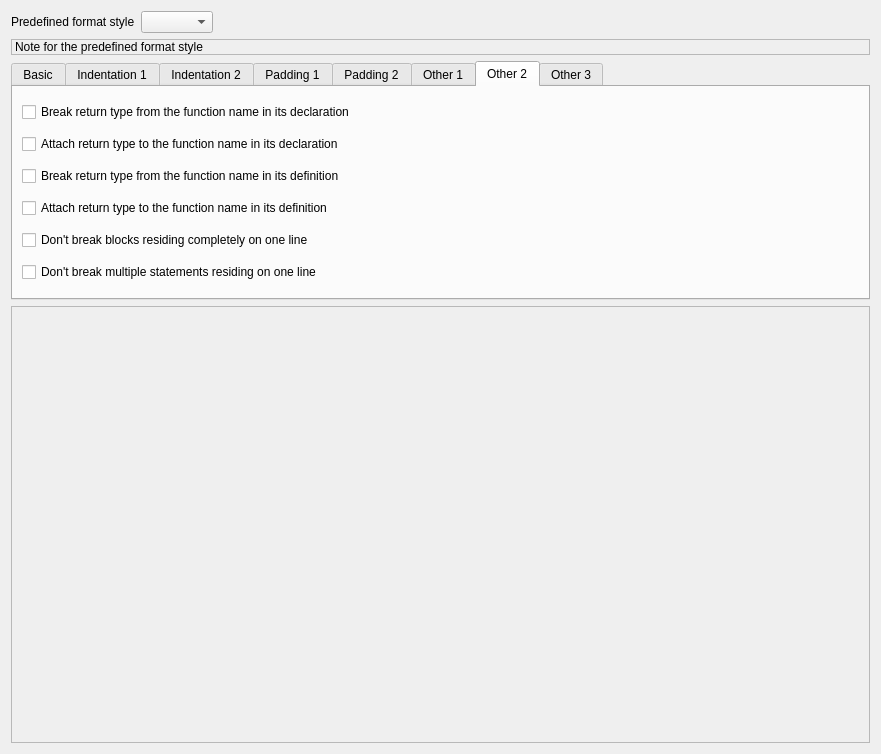
<?xml version="1.0" encoding="UTF-8"?>
<ui version="4.0">
 <class>FormatterGeneralWidget</class>
 <widget class="QWidget" name="FormatterGeneralWidget">
  <property name="geometry">
   <rect>
    <x>0</x>
    <y>0</y>
    <width>881</width>
    <height>754</height>
   </rect>
  </property>
  <property name="windowTitle">
   <string>Form</string>
  </property>
  <layout class="QVBoxLayout" name="verticalLayout_2">
   <item>
    <widget class="QWidget" name="widget" native="true">
     <layout class="QHBoxLayout" name="horizontalLayout">
      <property name="leftMargin">
       <number>0</number>
      </property>
      <property name="topMargin">
       <number>0</number>
      </property>
      <property name="rightMargin">
       <number>0</number>
      </property>
      <property name="bottomMargin">
       <number>0</number>
      </property>
      <item>
       <widget class="QLabel" name="label">
        <property name="text">
         <string>Predefined format style</string>
        </property>
       </widget>
      </item>
      <item>
       <widget class="QComboBox" name="cbBraceStyle"/>
      </item>
      <item>
       <spacer name="horizontalSpacer">
        <property name="orientation">
         <enum>Qt::Horizontal</enum>
        </property>
        <property name="sizeHint" stdset="0">
         <size>
          <width>40</width>
          <height>20</height>
         </size>
        </property>
       </spacer>
      </item>
     </layout>
    </widget>
   </item>
   <item>
    <widget class="QLabel" name="lblBraceStyle">
     <property name="frameShape">
      <enum>QFrame::StyledPanel</enum>
     </property>
     <property name="text">
      <string>&lt;html&gt;&lt;head/&gt;&lt;body&gt;&lt;p&gt;Note for the predefined format style&lt;/p&gt;&lt;/body&gt;&lt;/html&gt;</string>
     </property>
     <property name="wordWrap">
      <bool>true</bool>
     </property>
    </widget>
   </item>
   <item>
    <widget class="QTabWidget" name="tabWidget">
     <property name="currentIndex">
      <number>6</number>
     </property>
     <widget class="QWidget" name="tab">
      <attribute name="title">
       <string>Basic</string>
      </attribute>
      <layout class="QVBoxLayout" name="verticalLayout_3">
       <item>
        <widget class="QGroupBox" name="groupBox_2">
         <property name="title">
          <string>Brace modifications</string>
         </property>
         <layout class="QVBoxLayout" name="verticalLayout">
          <item>
           <widget class="QCheckBox" name="chkAttachNamespaces">
            <property name="text">
             <string>Attach braces to namespace statements</string>
            </property>
           </widget>
          </item>
          <item>
           <widget class="QCheckBox" name="chkAttachClasses">
            <property name="text">
             <string>Attach braces to classes</string>
            </property>
           </widget>
          </item>
          <item>
           <widget class="QCheckBox" name="chkAttachInline">
            <property name="text">
             <string>Attach braces to class inline function definitions</string>
            </property>
           </widget>
          </item>
          <item>
           <widget class="QCheckBox" name="chkAttachExternC">
            <property name="text">
             <string>Attach braces to extern &quot;C&quot; statements</string>
            </property>
           </widget>
          </item>
          <item>
           <widget class="QCheckBox" name="chkAttachClosingWhile">
            <property name="text">
             <string>Attach the closing while of do-while to the close brace</string>
            </property>
           </widget>
          </item>
         </layout>
        </widget>
       </item>
       <item>
        <widget class="QCheckBox" name="chkConvertTabs">
         <property name="text">
          <string>Convert tabs to the appropriate number of spaces</string>
         </property>
        </widget>
       </item>
      </layout>
     </widget>
     <widget class="QWidget" name="tab_3">
      <attribute name="title">
       <string>Indentation 1</string>
      </attribute>
      <layout class="QVBoxLayout" name="verticalLayout_4">
       <item>
        <widget class="QGroupBox" name="groupBox">
         <property name="title">
          <string>Indent with:</string>
         </property>
         <layout class="QHBoxLayout" name="horizontalLayout_2">
          <property name="topMargin">
           <number>5</number>
          </property>
          <property name="rightMargin">
           <number>11</number>
          </property>
          <property name="bottomMargin">
           <number>5</number>
          </property>
          <item>
           <widget class="QRadioButton" name="rbIndentSpaces">
            <property name="toolTip">
             <string>Indent using spaces</string>
            </property>
            <property name="text">
             <string>Spaces</string>
            </property>
           </widget>
          </item>
          <item>
           <widget class="QRadioButton" name="rbIndentTabs">
            <property name="toolTip">
             <string>Indent using tabs</string>
            </property>
            <property name="text">
             <string>Tabs</string>
            </property>
           </widget>
          </item>
         </layout>
        </widget>
       </item>
       <item>
        <widget class="QWidget" name="widget_2" native="true">
         <layout class="QGridLayout" name="gridLayout_2">
          <property name="leftMargin">
           <number>0</number>
          </property>
          <property name="topMargin">
           <number>0</number>
          </property>
          <property name="rightMargin">
           <number>0</number>
          </property>
          <property name="bottomMargin">
           <number>0</number>
          </property>
          <item row="0" column="0">
           <widget class="QLabel" name="label_2">
            <property name="text">
             <string>Tab Size:</string>
            </property>
           </widget>
          </item>
          <item row="0" column="2">
           <spacer name="horizontalSpacer_2">
            <property name="orientation">
             <enum>Qt::Horizontal</enum>
            </property>
            <property name="sizeHint" stdset="0">
             <size>
              <width>40</width>
              <height>20</height>
             </size>
            </property>
           </spacer>
          </item>
          <item row="0" column="1">
           <widget class="QSpinBox" name="spinTabSize">
            <property name="minimum">
             <number>1</number>
            </property>
            <property name="maximum">
             <number>8</number>
            </property>
            <property name="value">
             <number>4</number>
            </property>
           </widget>
          </item>
         </layout>
        </widget>
       </item>
       <item>
        <widget class="QWidget" name="widget_3" native="true">
         <layout class="QHBoxLayout" name="horizontalLayout_3">
          <property name="leftMargin">
           <number>0</number>
          </property>
          <property name="topMargin">
           <number>0</number>
          </property>
          <property name="rightMargin">
           <number>0</number>
          </property>
          <property name="bottomMargin">
           <number>0</number>
          </property>
          <item>
           <widget class="QLabel" name="label_3">
            <property name="text">
             <string>Indent for continuation lines:</string>
            </property>
           </widget>
          </item>
          <item>
           <widget class="QSpinBox" name="spinIndentContinuation">
            <property name="maximum">
             <number>4</number>
            </property>
            <property name="value">
             <number>1</number>
            </property>
           </widget>
          </item>
          <item>
           <spacer name="horizontalSpacer_3">
            <property name="orientation">
             <enum>Qt::Horizontal</enum>
            </property>
            <property name="sizeHint" stdset="0">
             <size>
              <width>40</width>
              <height>20</height>
             </size>
            </property>
           </spacer>
          </item>
         </layout>
        </widget>
       </item>
       <item>
        <widget class="QWidget" name="widget_4" native="true">
         <layout class="QHBoxLayout" name="horizontalLayout_4">
          <property name="leftMargin">
           <number>0</number>
          </property>
          <property name="topMargin">
           <number>0</number>
          </property>
          <property name="rightMargin">
           <number>0</number>
          </property>
          <property name="bottomMargin">
           <number>0</number>
          </property>
          <item>
           <widget class="QLabel" name="label_4">
            <property name="text">
             <string>Minimal indent for a continuous conditional beloning to a conditional header:</string>
            </property>
           </widget>
          </item>
          <item>
           <widget class="QComboBox" name="cbMinConditionalIndent"/>
          </item>
          <item>
           <spacer name="horizontalSpacer_4">
            <property name="orientation">
             <enum>Qt::Horizontal</enum>
            </property>
            <property name="sizeHint" stdset="0">
             <size>
              <width>187</width>
              <height>20</height>
             </size>
            </property>
           </spacer>
          </item>
         </layout>
        </widget>
       </item>
       <item>
        <widget class="QWidget" name="widget_5" native="true">
         <layout class="QHBoxLayout" name="horizontalLayout_5">
          <property name="leftMargin">
           <number>0</number>
          </property>
          <property name="topMargin">
           <number>0</number>
          </property>
          <property name="rightMargin">
           <number>0</number>
          </property>
          <property name="bottomMargin">
           <number>0</number>
          </property>
          <item>
           <widget class="QLabel" name="label_5">
            <property name="text">
             <string>Maximal indent spaces for a continuation line</string>
            </property>
           </widget>
          </item>
          <item>
           <widget class="QSpinBox" name="spinMaxContinuationIndent">
            <property name="minimum">
             <number>40</number>
            </property>
            <property name="maximum">
             <number>120</number>
            </property>
           </widget>
          </item>
          <item>
           <spacer name="horizontalSpacer_5">
            <property name="orientation">
             <enum>Qt::Horizontal</enum>
            </property>
            <property name="sizeHint" stdset="0">
             <size>
              <width>427</width>
              <height>20</height>
             </size>
            </property>
           </spacer>
          </item>
         </layout>
        </widget>
       </item>
      </layout>
     </widget>
     <widget class="QWidget" name="tab_2">
      <attribute name="title">
       <string>Indentation 2</string>
      </attribute>
      <layout class="QGridLayout" name="gridLayout">
       <item row="5" column="0">
        <widget class="QCheckBox" name="chkIndentLabels">
         <property name="text">
          <string>Indent labels</string>
         </property>
        </widget>
       </item>
       <item row="0" column="0">
        <widget class="QCheckBox" name="chkIndentClasses">
         <property name="text">
          <string>Indent class blocks</string>
         </property>
        </widget>
       </item>
       <item row="4" column="0">
        <widget class="QCheckBox" name="chkIndentNamespaces">
         <property name="text">
          <string>Indent namespaces</string>
         </property>
        </widget>
       </item>
       <item row="0" column="1">
        <widget class="QCheckBox" name="chkIndentModifiers">
         <property name="text">
          <string>Indent class access modifiers</string>
         </property>
        </widget>
       </item>
       <item row="4" column="1">
        <widget class="QCheckBox" name="chkIndentAfterParens">
         <property name="text">
          <string>Indent after parenthesis '(' or assignment '='</string>
         </property>
        </widget>
       </item>
       <item row="8" column="0">
        <widget class="QCheckBox" name="chkIndentPreprocCond">
         <property name="text">
          <string>Indent preprocessor conditional statements</string>
         </property>
        </widget>
       </item>
       <item row="8" column="1">
        <widget class="QCheckBox" name="chkIndentPreprocDefine">
         <property name="text">
          <string>Indent multi-line preprocessor #define statements</string>
         </property>
        </widget>
       </item>
       <item row="10" column="0">
        <widget class="QCheckBox" name="chkIndentCol1Comments">
         <property name="text">
          <string>Indent line comments that start in column one</string>
         </property>
        </widget>
       </item>
       <item row="5" column="1">
        <widget class="QCheckBox" name="chkIndentPreprocBlock">
         <property name="text">
          <string>Indent preprocessor blocks</string>
         </property>
        </widget>
       </item>
       <item row="2" column="0">
        <widget class="QCheckBox" name="chkIndentSwiches">
         <property name="text">
          <string>Indent switch blocks</string>
         </property>
        </widget>
       </item>
       <item row="2" column="1">
        <widget class="QCheckBox" name="chkIndentCases">
         <property name="text">
          <string>Indent cases</string>
         </property>
        </widget>
       </item>
      </layout>
     </widget>
     <widget class="QWidget" name="tab_4">
      <attribute name="title">
       <string>Padding 1</string>
      </attribute>
      <layout class="QGridLayout" name="gridLayout_3">
       <item row="2" column="1">
        <widget class="QCheckBox" name="chkPadOper">
         <property name="text">
          <string>Insert spaces around operators</string>
         </property>
        </widget>
       </item>
       <item row="0" column="1">
        <widget class="QCheckBox" name="chkPadComma">
         <property name="text">
          <string>Insert spaces after commas</string>
         </property>
        </widget>
       </item>
       <item row="11" column="0" colspan="2">
        <widget class="QCheckBox" name="chkPadHeader">
         <property name="text">
          <string>Insert spaces after parenthesis headers ('if','for',...)</string>
         </property>
        </widget>
       </item>
       <item row="5" column="0">
        <widget class="QCheckBox" name="chkPadParenOut">
         <property name="text">
          <string>Insert spaces around parenthesis on the outside only</string>
         </property>
        </widget>
       </item>
       <item row="4" column="0">
        <widget class="QCheckBox" name="chkPadParenIn">
         <property name="text">
          <string>Insert spaces around parenthesis on the inside only</string>
         </property>
        </widget>
       </item>
       <item row="0" column="0">
        <widget class="QCheckBox" name="chkBreakBlocks">
         <property name="text">
          <string>Insert empty lines arround unrelated blocks</string>
         </property>
        </widget>
       </item>
       <item row="2" column="0">
        <widget class="QCheckBox" name="chkBreakBlocksAll">
         <property name="text">
          <string>Insert empty lines around all blocks</string>
         </property>
        </widget>
       </item>
       <item row="10" column="0" colspan="2">
        <widget class="QCheckBox" name="chkPadFirstParenOut">
         <property name="text">
          <string>Insert spaces around first parenthesis in a series on the out side  only</string>
         </property>
        </widget>
       </item>
       <item row="4" column="1">
        <widget class="QCheckBox" name="chkPadParen">
         <property name="text">
          <string>Insert spaces around parenthesis</string>
         </property>
        </widget>
       </item>
      </layout>
     </widget>
     <widget class="QWidget" name="tab_5">
      <attribute name="title">
       <string>Padding 2</string>
      </attribute>
      <layout class="QGridLayout" name="gridLayout_4">
       <item row="1" column="0" colspan="6">
        <widget class="QCheckBox" name="chkDeleteEmptyLines">
         <property name="text">
          <string>Remove all empty lines. It will NOT delete lines added by the padding options.</string>
         </property>
        </widget>
       </item>
       <item row="4" column="0">
        <widget class="QLabel" name="label_6">
         <property name="text">
          <string>Attach a pointer operator to its :</string>
         </property>
        </widget>
       </item>
       <item row="2" column="0" colspan="6">
        <widget class="QCheckBox" name="chkDeleteMultipleEmptyLines">
         <property name="text">
          <string>Remove all consecutive empty lines. It will NOT delete lines added by the padding options.</string>
         </property>
        </widget>
       </item>
       <item row="5" column="2">
        <widget class="QRadioButton" name="rbAlignReferenceType">
         <property name="text">
          <string>type(left)</string>
         </property>
         <attribute name="buttonGroup">
          <string notr="true">referenceBtnGroup</string>
         </attribute>
        </widget>
       </item>
       <item row="4" column="2">
        <widget class="QRadioButton" name="rbAlignPointType">
         <property name="text">
          <string>type(left)</string>
         </property>
         <attribute name="buttonGroup">
          <string notr="true">pointerBtnGroup</string>
         </attribute>
        </widget>
       </item>
       <item row="4" column="5">
        <spacer name="horizontalSpacer_6">
         <property name="orientation">
          <enum>Qt::Horizontal</enum>
         </property>
         <property name="sizeHint" stdset="0">
          <size>
           <width>40</width>
           <height>20</height>
          </size>
         </property>
        </spacer>
       </item>
       <item row="5" column="3">
        <widget class="QRadioButton" name="rbAlignReferenceMiddle">
         <property name="text">
          <string>middle</string>
         </property>
         <attribute name="buttonGroup">
          <string notr="true">referenceBtnGroup</string>
         </attribute>
        </widget>
       </item>
       <item row="3" column="0" colspan="6">
        <widget class="QCheckBox" name="chkFillEmptyLines">
         <property name="text">
          <string>Fill empty lines with the white space of the previous lines.</string>
         </property>
        </widget>
       </item>
       <item row="5" column="4">
        <widget class="QRadioButton" name="rbAlignReferenceName">
         <property name="text">
          <string>name(right)</string>
         </property>
         <attribute name="buttonGroup">
          <string notr="true">referenceBtnGroup</string>
         </attribute>
        </widget>
       </item>
       <item row="4" column="3">
        <widget class="QRadioButton" name="rbAlignPointerMiddle">
         <property name="text">
          <string>middle</string>
         </property>
         <attribute name="buttonGroup">
          <string notr="true">pointerBtnGroup</string>
         </attribute>
        </widget>
       </item>
       <item row="4" column="4">
        <widget class="QRadioButton" name="rbAlignPointerName">
         <property name="text">
          <string>name(right)</string>
         </property>
         <attribute name="buttonGroup">
          <string notr="true">pointerBtnGroup</string>
         </attribute>
        </widget>
       </item>
       <item row="0" column="0" colspan="6">
        <widget class="QCheckBox" name="chkUnpadParen">
         <property name="text">
          <string>Remove unnecessary space adding around parenthesis</string>
         </property>
        </widget>
       </item>
       <item row="5" column="0">
        <widget class="QLabel" name="label_7">
         <property name="text">
          <string>Attach a reference operator to its :</string>
         </property>
        </widget>
       </item>
       <item row="4" column="1">
        <widget class="QRadioButton" name="rbAlignPointNone">
         <property name="text">
          <string>none</string>
         </property>
         <attribute name="buttonGroup">
          <string notr="true">pointerBtnGroup</string>
         </attribute>
        </widget>
       </item>
       <item row="5" column="1">
        <widget class="QRadioButton" name="rbAlignReferenceNone">
         <property name="text">
          <string>none</string>
         </property>
         <attribute name="buttonGroup">
          <string notr="true">referenceBtnGroup</string>
         </attribute>
        </widget>
       </item>
      </layout>
     </widget>
     <widget class="QWidget" name="tab_6">
      <attribute name="title">
       <string>Other 1</string>
      </attribute>
      <layout class="QGridLayout" name="gridLayout_5">
       <item row="2" column="0">
        <widget class="QCheckBox" name="chkBreakOneLineHeaders">
         <property name="text">
          <string>Break one line headers ('if','while','else'...) from the statement on the same line</string>
         </property>
        </widget>
       </item>
       <item row="4" column="0">
        <widget class="QCheckBox" name="chkAddOneLineBraces">
         <property name="text">
          <string>Add one line braces to unbraced one line conditional statements</string>
         </property>
        </widget>
       </item>
       <item row="0" column="0">
        <widget class="QCheckBox" name="chkBreakClosingBraces">
         <property name="text">
          <string>Break braces before close headers ('else','catch&quot;...)</string>
         </property>
        </widget>
       </item>
       <item row="5" column="0">
        <widget class="QCheckBox" name="chkRemoveBraces">
         <property name="text">
          <string>Remove braces from a braced one line conditional statements</string>
         </property>
        </widget>
       </item>
       <item row="1" column="0">
        <widget class="QCheckBox" name="chkBreakElseIf">
         <property name="text">
          <string>Break 'else if' statements into two lines</string>
         </property>
        </widget>
       </item>
       <item row="3" column="0">
        <widget class="QCheckBox" name="chkAddBraces">
         <property name="text">
          <string>Add braces to unbraced one line conditional statements</string>
         </property>
        </widget>
       </item>
      </layout>
     </widget>
     <widget class="QWidget" name="tab_7">
      <attribute name="title">
       <string>Other 2</string>
      </attribute>
      <layout class="QGridLayout" name="gridLayout_6">
       <item row="2" column="0">
        <widget class="QCheckBox" name="chkBreakReturnType">
         <property name="text">
          <string>Break return type from the function name in its definition</string>
         </property>
        </widget>
       </item>
       <item row="6" column="0">
        <widget class="QCheckBox" name="chkKeepOneLineBlocks">
         <property name="text">
          <string>Don't break blocks residing completely on one line</string>
         </property>
        </widget>
       </item>
       <item row="4" column="0">
        <widget class="QCheckBox" name="chkAttachReturnType">
         <property name="text">
          <string>Attach return type to the function name in its definition</string>
         </property>
        </widget>
       </item>
       <item row="7" column="0">
        <widget class="QCheckBox" name="chkKeepOneLineStatements">
         <property name="text">
          <string>Don't break multiple statements residing on one line</string>
         </property>
        </widget>
       </item>
       <item row="0" column="0">
        <widget class="QCheckBox" name="chkBreakReturnTypeDecl">
         <property name="text">
          <string>Break return type from the function name in its declaration</string>
         </property>
        </widget>
       </item>
       <item row="1" column="0">
        <widget class="QCheckBox" name="chkAttachReturnTypeDecl">
         <property name="text">
          <string>Attach return type to the function name in its declaration</string>
         </property>
        </widget>
       </item>
      </layout>
     </widget>
     <widget class="QWidget" name="tab_8">
      <attribute name="title">
       <string>Other 3</string>
      </attribute>
      <layout class="QGridLayout" name="gridLayout_7">
       <item row="3" column="0">
        <widget class="QWidget" name="widget_6" native="true">
         <layout class="QHBoxLayout" name="horizontalLayout_6">
          <property name="leftMargin">
           <number>0</number>
          </property>
          <property name="topMargin">
           <number>0</number>
          </property>
          <property name="rightMargin">
           <number>0</number>
          </property>
          <property name="bottomMargin">
           <number>0</number>
          </property>
          <item>
           <widget class="QCheckBox" name="chkBreakMaxCodeLength">
            <property name="text">
             <string>Break lines exceeds</string>
            </property>
           </widget>
          </item>
          <item>
           <widget class="QSpinBox" name="spinMaxCodeLength">
            <property name="suffix">
             <string>characters</string>
            </property>
            <property name="minimum">
             <number>50</number>
            </property>
            <property name="maximum">
             <number>200</number>
            </property>
            <property name="value">
             <number>200</number>
            </property>
           </widget>
          </item>
          <item>
           <spacer name="horizontalSpacer_7">
            <property name="orientation">
             <enum>Qt::Horizontal</enum>
            </property>
            <property name="sizeHint" stdset="0">
             <size>
              <width>40</width>
              <height>20</height>
             </size>
            </property>
           </spacer>
          </item>
         </layout>
        </widget>
       </item>
       <item row="5" column="0">
        <spacer name="verticalSpacer">
         <property name="orientation">
          <enum>Qt::Vertical</enum>
         </property>
         <property name="sizeHint" stdset="0">
          <size>
           <width>20</width>
           <height>40</height>
          </size>
         </property>
        </spacer>
       </item>
       <item row="1" column="0">
        <widget class="QCheckBox" name="chkRemoveCommentPrefix">
         <property name="text">
          <string>Remove the leading '*' prefix on multi-line comments and indent the comment text one line indent.</string>
         </property>
        </widget>
       </item>
       <item row="0" column="0">
        <widget class="QCheckBox" name="chkCloseTemplates">
         <property name="text">
          <string>Close ending angle brackets on template definitions</string>
         </property>
        </widget>
       </item>
       <item row="4" column="0">
        <widget class="QCheckBox" name="chkBreakAfterLogical">
         <property name="text">
          <string>Place the logical conditional to the last on the previous line, when break lines</string>
         </property>
        </widget>
       </item>
      </layout>
     </widget>
    </widget>
   </item>
   <item>
    <widget class="Editor" name="editDemo">
     <property name="sizePolicy">
      <sizepolicy hsizetype="Preferred" vsizetype="Expanding">
       <horstretch>0</horstretch>
       <verstretch>1</verstretch>
      </sizepolicy>
     </property>
     <property name="minimumSize">
      <size>
       <width>0</width>
       <height>200</height>
      </size>
     </property>
     <property name="frameShape">
      <enum>QFrame::StyledPanel</enum>
     </property>
     <property name="frameShadow">
      <enum>QFrame::Raised</enum>
     </property>
    </widget>
   </item>
  </layout>
 </widget>
 <customwidgets>
  <customwidget>
   <class>Editor</class>
   <extends>QFrame</extends>
   <header location="global">editor.h</header>
   <container>1</container>
  </customwidget>
 </customwidgets>
 <resources/>
 <connections/>
 <buttongroups>
  <buttongroup name="referenceBtnGroup"/>
  <buttongroup name="pointerBtnGroup"/>
 </buttongroups>
</ui>
